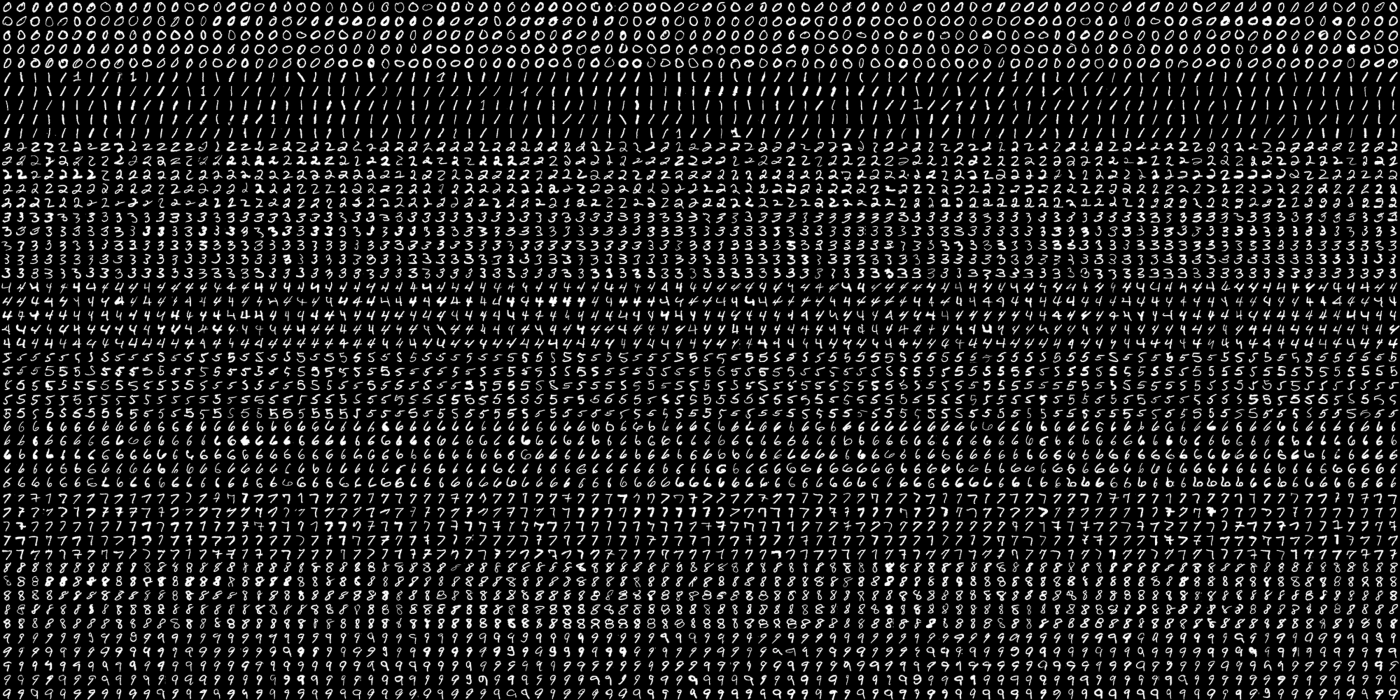
#> input picture VISION/BLOQUE 2/Sesión 2/Digitos/digits.png, 2800 x 1400 px (shown at 1/2 size)
$ python digits.py
#> lines starting #> are read from the running program, lines starting #| are printed output that depends on the picture
### VISION/BLOQUE 2/Sesión 2/Digitos/accesorios/common.py
#!/usr/bin/env python

'''
This module contains some common routines used by other samples.
'''

# Python 2/3 compatibility
from __future__ import print_function
import sys
PY3 = sys.version_info[0] == 3

if PY3:
    from functools import reduce

import numpy as np
import cv2 as cv

# built-in modules
import os
import itertools as it
from contextlib import contextmanager

image_extensions = ['.bmp', '.jpg', '.jpeg', '.png', '.tif', '.tiff', '.pbm', '.pgm', '.ppm']

class Bunch(object):
    def __init__(self, **kw):
        self.__dict__.update(kw)
    def __str__(self):
        return str(self.__dict__)

# [4 lines left out: function splitfn, not called in this run]

def anorm2(a):
    return (a*a).sum(-1)
def anorm(a):
    return np.sqrt( anorm2(a) )

# [44 lines left out: functions homotrans, to_rect, rect2rect_mtx, lookat, mtx2rvec, draw_str, not called in this run]

class Sketcher:
    # [8 lines left out: function __init__, not called in this run]

    def show(self):
        cv.imshow(self.windowname, self.dests[0])

    # [13 lines left out: function on_mouse, not called in this run]


# palette data from matplotlib/_cm.py
_jet_data =   {'red':   ((0., 0, 0), (0.35, 0, 0), (0.66, 1, 1), (0.89,1, 1),
                         (1, 0.5, 0.5)),
               'green': ((0., 0, 0), (0.125,0, 0), (0.375,1, 1), (0.64,1, 1),
                         (0.91,0,0), (1, 0, 0)),
               'blue':  ((0., 0.5, 0.5), (0.11, 1, 1), (0.34, 1, 1), (0.65,0, 0),
                         (1, 0, 0))}

cmap_data = { 'jet' : _jet_data }

# [14 lines left out: function make_cmap, not called in this run]

def nothing(*arg, **kw):
    pass

def clock():
    return cv.getTickCount() / cv.getTickFrequency()

# [8 lines left out: function Timer, not called in this run]

class StatValue:
    def __init__(self, smooth_coef = 0.5):
        self.value = None
        self.smooth_coef = smooth_coef
    # [6 lines left out: function update, not called in this run]

class RectSelector:
    # [31 lines left out: functions __init__, onmouse, draw, not called in this run]
    @property
    def dragging(self):
        return self.drag_rect is not None


def grouper(n, iterable, fillvalue=None):
    '''grouper(3, 'ABCDEFG', 'x') --> ABC DEF Gxx'''
    args = [iter(iterable)] * n
    if PY3:
        output = it.zip_longest(fillvalue=fillvalue, *args)
    else:
        output = it.izip_longest(fillvalue=fillvalue, *args)
    return output

def mosaic(w, imgs):
    '''Make a grid from images.

    w    -- number of grid columns
    imgs -- images (must have same size and format)
    '''
    imgs = iter(imgs)
    if PY3:
        img0 = next(imgs)
    else:
        img0 = imgs.next()
    pad = np.zeros_like(img0)
    imgs = it.chain([img0], imgs)
    rows = grouper(w, imgs, pad)
    return np.vstack(map(np.hstack, rows))

def getsize(img):
    h, w = img.shape[:2]
    return w, h

def mdot(*args):
    return reduce(np.dot, args)

# [4 lines left out: function draw_keypoints, not called in this run]

### VISION/BLOQUE 2/Sesión 2/Digitos/digits.py
#!/usr/bin/env python

'''
SVM and KNearest digit recognition.

Sample loads a dataset of handwritten digits from 'digits.png'.
Then it trains a SVM and KNearest classifiers on it and evaluates
their accuracy.

Following preprocessing is applied to the dataset:
 - Moment-based image deskew (see deskew())
 - Digit images are split into 4 10x10 cells and 16-bin
   histogram of oriented gradients is computed for each
   cell
 - Transform histograms to space with Hellinger metric (see [1] (RootSIFT))


[1] R. Arandjelovic, A. Zisserman
    "Three things everyone should know to improve object retrieval"
    http://www.robots.ox.ac.uk/~vgg/publications/2012/Arandjelovic12/arandjelovic12.pdf

Usage:
   digits.py
'''


# Python 2/3 compatibility
#from __future__ import print_function

# built-in modules
#from multiprocessing.pool import ThreadPool

import cv2 as cv

import numpy as np
from numpy.linalg import norm
#from scipy import io,reshape,size

# local modules
from accesorios import common as cm

SZ = 28 # size of each digit is SZ x SZ
CLASS_N = 10
DIGITS_FN = 'digits.png'

def split2d(img, cell_size, flatten=True):
    h, w = img.shape[:2]
    sx, sy = cell_size
    cells = [np.hsplit(row, w//sx) for row in np.vsplit(img, h//sy)]
    cells = np.array(cells)
    if flatten:
        cells = cells.reshape(-1, sy, sx)
    return cells

def load_digits(fn):
#> called with fn = 'digits.png'
    print('loading "%s" ...' % fn)
    digits_img = cv.imread(fn, 0)
#> digits_img is the input picture: shape (1400, 2800); min 0, max 255, mean 34.2
    digits = split2d(digits_img, (SZ, SZ))
#> in split2d, `cells = [np.hsplit(row, w//sx) for row in np.vsplit(img, h//sy)]`: cells = 50 items
    labels = np.repeat(np.arange(CLASS_N), len(digits)/CLASS_N)
#> labels = 5000 values from 0 to 9
    return digits, labels

def deskew(img):
    m = cv.moments(img)
    if abs(m['mu02']) < 1e-2:
        return img.copy()
    skew = m['mu11']/m['mu02']
    M = np.float32([[1, skew, -0.5*SZ*skew], [0, 1, 0]])
    img = cv.warpAffine(img, M, (SZ, SZ), flags=cv.WARP_INVERSE_MAP | cv.INTER_LINEAR)
    return img

class StatModel(object):
    def load(self, fn):
        self.model.load(fn)  # Known bug: https://github.com/opencv/opencv/issues/4969
    def save(self, fn):
        self.model.save(fn)

class KNearest(StatModel):
    def __init__(self, k = 3):
        self.k = k
        self.model = cv.ml.KNearest_create()

    def train(self, samples, responses):
        self.model.train(samples, cv.ml.ROW_SAMPLE, responses)

    def predict(self, samples):
        _retval, results, _neigh_resp, _dists = self.model.findNearest(samples, self.k)
        return results.ravel()

class SVM(StatModel):
    def __init__(self, C = 1, gamma = 0.5):
        self.model = cv.ml.SVM_create()
        self.model.setGamma(gamma)
        self.model.setC(C)
        self.model.setType(cv.ml.SVM_C_SVC)
        self.model.setKernel(cv.ml.SVM_RBF)

    def train(self, samples, responses):
        self.model.train(samples, cv.ml.ROW_SAMPLE, responses)

    def predict(self, samples):
        return self.model.predict(samples)[1].ravel()

def evaluate_model(model, digits, samples, labels):
    resp = model.predict(samples)
    err = (labels != resp).mean()
    print('error: %.2f %%' % (err*100))

    confusion = np.zeros((10, 10), np.int32)
    for i, j in zip(labels, resp):
        confusion[i, int(j)] += 1
    print('confusion matrix:')
    print(confusion)
    print()

    vis = []
    for img, flag in zip(digits, resp == labels):
        img = cv.cvtColor(img, cv.COLOR_GRAY2BGR)
        if not flag:
            img[...,:2] = 0
        vis.append(img)
    return cm.mosaic(25, vis)

def preprocess_simple(digits):
    return np.float32(digits).reshape(-1, SZ*SZ) / 255.0

def preprocess_hog(digits):
    samples = []
    for img in digits:
        gx = cv.Sobel(img, cv.CV_32F, 1, 0)
        gy = cv.Sobel(img, cv.CV_32F, 0, 1)
        mag, ang = cv.cartToPolar(gx, gy)
        bin_n = 16
        bin = np.int32(bin_n*ang/(2*np.pi))
        bin_cells = bin[:14,:14], bin[14:,:14], bin[:14,14:], bin[14:,14:]
        mag_cells = mag[:14,:14], mag[14:,:14], mag[:14,14:], mag[14:,14:]
        hists = [np.bincount(b.ravel(), m.ravel(), bin_n) for b, m in zip(bin_cells, mag_cells)]
        hist = np.hstack(hists)

        # transform to Hellinger kernel
        eps = 1e-7
        hist /= hist.sum() + eps
        hist = np.sqrt(hist)
        hist /= norm(hist) + eps

        samples.append(hist)
    return np.float32(samples)


if __name__ == '__main__':
    #print(__doc__)

    digits, labels = load_digits(DIGITS_FN)
#> labels = 5000 values from 0 to 9

    print('preprocessing...')
    # shuffle digits
    rand = np.random.RandomState()
    shuffle = rand.permutation(len(digits))
#> shuffle = 5000 values, max 4999 at index 1479, min 0 at index 464, mean 2499.5
    digits, labels = digits[shuffle], labels[shuffle]
#> labels = 5000 values, max 9 at index 50, min 0 at index 10, mean 4.5
    #cv.imshow('digits',cm.mosaic(25,digits[:]))
    digits2 = list(map(deskew, digits))
#> in deskew, `m = cv.moments(img)`: m = moments, m00 18028, centre m10/m00, m01/m00 = (14.03, 13.59)
#> in deskew, `skew = m['mu11']/m['mu02']`: skew = -0.603
#> in deskew, `M = np.float32([[1, skew, -0.5*SZ*skew], [0, 1, 0]])`: M = [[1, -0.603, 8.44], [0, 1, 0]]
#> in deskew (call 20), `m = cv.moments(img)`: m = moments, m00 38514, centre m10/m00, m01/m00 = (14.18, 14.1)
#> in deskew (call 20), `skew = m['mu11']/m['mu02']`: skew = 0.219
#> in deskew (call 20), `M = np.float32([[1, skew, -0.5*SZ*skew], [0, 1, 0]])`: M = [[1, 0.219, -3.06], [0, 1, 0]]
#> in deskew (call 20), `img = cv.warpAffine(img, M, (SZ, SZ), flags=cv.WARP_INVERSE_MAP | cv.I..`:
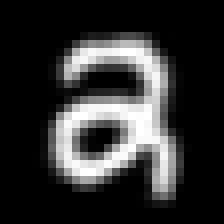
#> img: shape (28, 28) (shown 8 times larger); min 0, max 255, mean 49.1
#> in deskew (call 21), `m = cv.moments(img)`: m = moments, m00 26193, centre m10/m00, m01/m00 = (14.14, 14.44)
#> in deskew (call 21), `m = cv.moments(img)`:
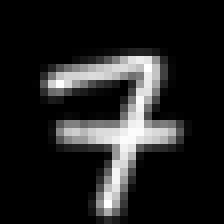
#> img: shape (28, 28) (shown 8 times larger); min 0, max 255, mean 33.4
#> in deskew (call 21), `skew = m['mu11']/m['mu02']`: skew = 0.0212
#> in deskew (call 21), `M = np.float32([[1, skew, -0.5*SZ*skew], [0, 1, 0]])`: M = [[1, 0.0212, -0.296], [0, 1, 0]]
#> in deskew (call 22), `m = cv.moments(img)`: m = moments, m00 14548, centre m10/m00, m01/m00 = (13.7, 14.16)
#> in deskew (call 22), `m = cv.moments(img)`:
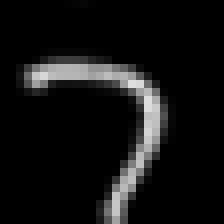
#> img: shape (28, 28) (shown 8 times larger); min 0, max 222, mean 18.6
#> in deskew (call 22), `skew = m['mu11']/m['mu02']`: skew = 0.334
#> in deskew (call 22), `M = np.float32([[1, skew, -0.5*SZ*skew], [0, 1, 0]])`: M = [[1, 0.334, -4.68], [0, 1, 0]]
#> in deskew (call 22), `img = cv.warpAffine(img, M, (SZ, SZ), flags=cv.WARP_INVERSE_MAP | cv.I..`:
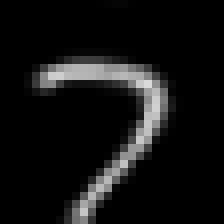
#> img: shape (28, 28) (shown 8 times larger); min 0, max 218, mean 18.6
#> in deskew (call 23), `m = cv.moments(img)`: m = moments, m00 23368, centre m10/m00, m01/m00 = (14.24, 13.9)
#> in deskew (call 23), `m = cv.moments(img)`:
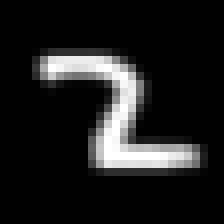
#> img: shape (28, 28) (shown 8 times larger); min 0, max 255, mean 29.8
#> in deskew (call 23), `skew = m['mu11']/m['mu02']`: skew = 0.576
#> in deskew (call 23), `M = np.float32([[1, skew, -0.5*SZ*skew], [0, 1, 0]])`: M = [[1, 0.576, -8.06], [0, 1, 0]]
#> in deskew (call 23), `img = cv.warpAffine(img, M, (SZ, SZ), flags=cv.WARP_INVERSE_MAP | cv.I..`:
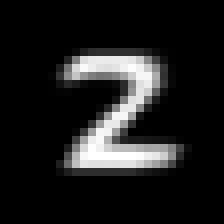
#> img: shape (28, 28) (shown 8 times larger); min 0, max 255, mean 29.8
#> in deskew (call 24), `m = cv.moments(img)`: m = moments, m00 39991, centre m10/m00, m01/m00 = (13.64, 14.01)
#> in deskew (call 24), `m = cv.moments(img)`:
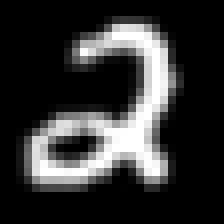
#> img: shape (28, 28) (shown 8 times larger); min 0, max 255, mean 51
#> in deskew (call 24), `skew = m['mu11']/m['mu02']`: skew = -0.329
#> in deskew (call 24), `M = np.float32([[1, skew, -0.5*SZ*skew], [0, 1, 0]])`: M = [[1, -0.329, 4.61], [0, 1, 0]]
#> digits2 = 5000 items
    #cv.imshow('digits_deskew',cm.mosaic(25,digits2[:]))
    samples = preprocess_hog(digits2)

    #Extracción del número de muestras
    print("El número total de muestras usadas es:",samples.shape[0])
#| El número total de muestras usadas es: 5000


    train_n = int(0.9*len(samples))
#> train_n = 4500
    cv.imshow('test set', cm.mosaic(25, digits[train_n:]))

    digits_train, digits_test = np.split(digits2, [train_n])
    samples_train, samples_test = np.split(samples, [train_n])
    labels_train, labels_test = np.split(labels, [train_n])
#> labels_train = 4500 values, max 9 at index 50, min 0 at index 10, mean 4.48; labels_test = 500 values, max 9 at index 6, min 0 at index 9, mean 4.71


    print('training KNearest...')
    model = KNearest(k=12)
    model.train(samples_train, labels_train)
    vis = evaluate_model(model, digits_test, samples_test, labels_test)
#> in predict, `_retval, results, _neigh_resp, _dists = self.model.findNearest(samples..`: results = 500 values, max 9 at index 6, min 0 at index 9, mean 4.7
#> in evaluate_model, `resp = model.predict(samples)`: resp has the same summary as results in predict
#> in evaluate_model, `err = (labels != resp).mean()`: err = 0.022
#| error: 2.20 %
#> the loop in evaluate_model, `for i, j in zip(labels, resp):` made 500 passes
#> (i, j) on passes 1 to 3: (6, 6), (3, 3), (7, 7)
#| [[43  0  0  0  0  0  0  0  1  0]
#|  [ 0 45  0  0  0  0  0  1  0  0]
#|  [ 0  0 43  0  0  0  0  0  0  0]
#|  [ 0  0  0 48  0  0  0  0  0  0]
#|  [ 0  0  0  2 49  0  0  0  0  0]
#|  [ 0  0  0  2  0 56  0  0  1  0]
#|  [ 0  0  0  0  0  0 49  0  0  0]
#|  [ 0  0  0  1  0  0  0 47  0  0]
#|  [ 0  1  0  0  0  0  1  0 55  0]
#|  [ 0  0  0  1  0  0  0  0  0 54]]
#> after the loop in evaluate_model, `for img, flag in zip(digits, resp == labels):`: vis = 500 items
    cv.imshow('KNearest test', vis)

    print('training SVM...')
    model = SVM(C=2.6918003852647123, gamma=5.3836007705294255)
    #model = SVM(C=2.69, gamma=5.38)
    model.train(samples_train, np.int32(labels_train))
    vis = evaluate_model(model, digits_test, samples_test, labels_test)
#| error: 1.40 %
#> the loop in evaluate_model (call 2), `for i, j in zip(labels, resp):` made 500 passes
#| [[44  0  0  0  0  0  0  0  0  0]
#|  [ 0 45  0  0  0  0  0  1  0  0]
#|  [ 0  0 42  0  0  0  0  1  0  0]
#|  [ 0  0  0 48  0  0  0  0  0  0]
#|  [ 0  0  0  0 51  0  0  0  0  0]
#|  [ 0  0  0  1  0 57  0  0  1  0]
#|  [ 0  0  0  0  0  0 49  0  0  0]
#|  [ 0  0  0  1  0  0  0 47  0  0]
#|  [ 0  0  0  0  0  0  1  0 56  0]
#|  [ 0  0  0  1  0  0  0  0  0 54]]
    cv.imshow('SVM test', vis)
    print('saving SVM as "digits_svm.dat"...')
    model.save('digits_svm.dat')

    cv.waitKey(0)
    cv.destroyAllWindows()
